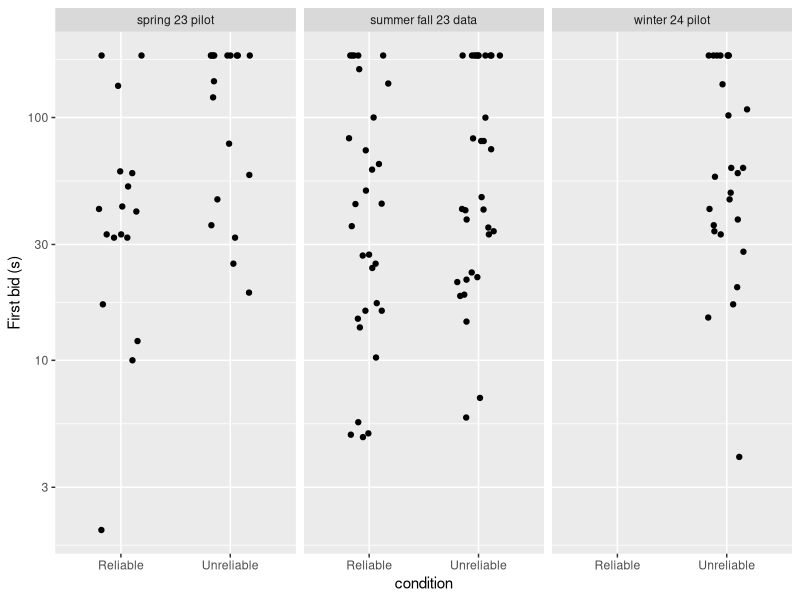
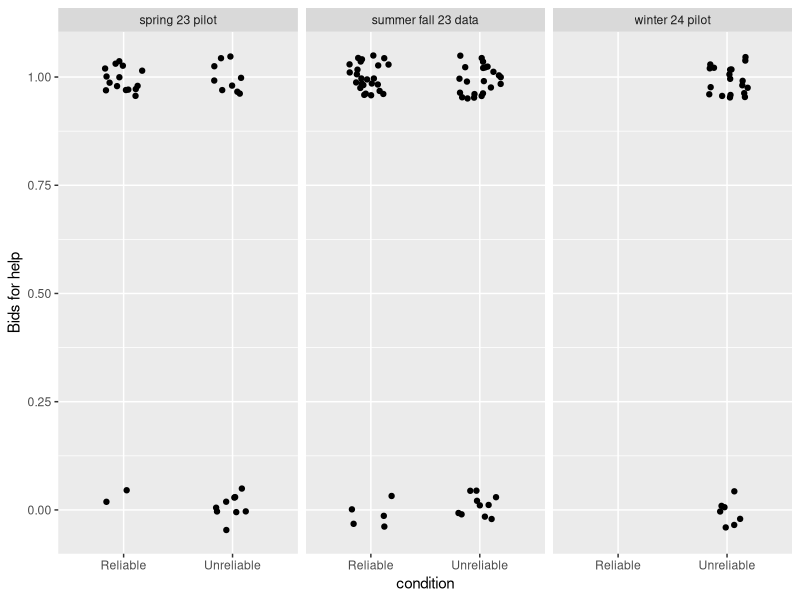
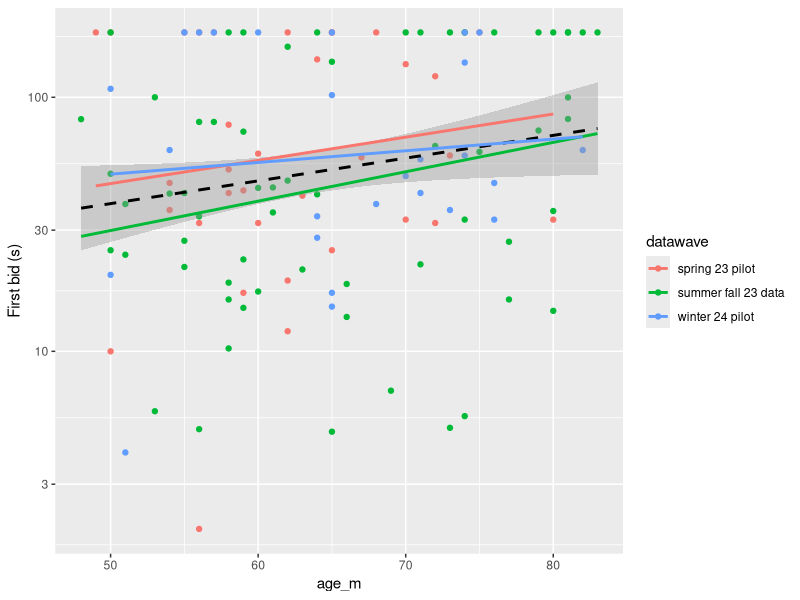
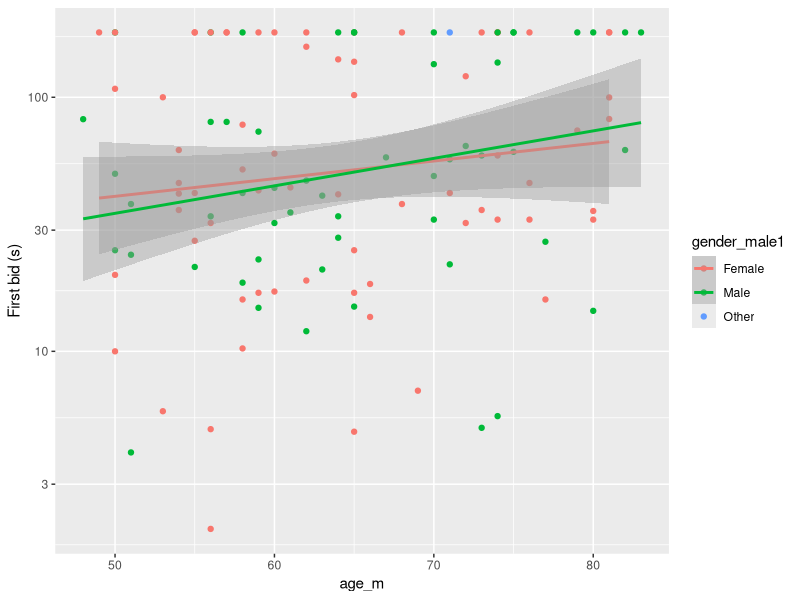

Write R code to recreate these figures, in order.
## ---- chunk 1
library(tidyverse)
library(here)
library(lme4)
## ---- chunk 2
d <- read_csv(here("study2","EALS_study2_concatenated_allwaves.csv"))
## ---- chunk 3
d |> 
  group_by(datawave, condition) |>
  summarise(mean_age = mean(age_m/12), 
            prop_male = mean(gender_male1 == "Male"), 
            n = n()) |>
  knitr::kable(digits = 2)
## ---- chunk 4
ggplot(d, aes(x = condition, y = first_bid_toy_s)) + 
  geom_jitter(height = 0, width = .2) + 
  stat_summary(fun.data = "mean_cl_boot", col = "red") + 
  facet_wrap(~datawave) +
  scale_y_log10() + 
  ylab("First bid (s)")
## ---- chunk 5
ggplot(d, aes(x = condition, y = bid_help_toy)) + 
  geom_jitter(height = .05, width = .2) + 
  stat_summary(fun.data = "mean_cl_boot", col = "red") + 
  facet_wrap(~datawave) +
  ylab("Bids for help")
## ---- chunk 6
ggplot(d, aes(x = age_m, y = first_bid_toy_s, col = datawave)) + 
  geom_point() + 
  geom_smooth(method = "lm", aes(group = 1), col = "black", lty = 2) + 
  geom_smooth(method = "lm", se = FALSE) + 
  scale_y_log10() + 
  ylab("First bid (s)")
## ---- chunk 7
ggplot(d, aes(x = age_m, y = first_bid_toy_s, col = gender_male1)) + 
  geom_point() + 
  geom_smooth(method = "lm", se = TRUE) + 
  scale_y_log10() + 
  ylab("First bid (s)")
## ---- chunk 8
summary(lm(log(first_bid_toy_s) ~ condition, 
             data = d))
## ---- chunk 9
summary(lm(log(first_bid_toy_s) ~ condition * age_m, 
             data = d))
## ---- chunk 10
summary(lmer(log(first_bid_toy_s) ~ condition + (condition | datawave), 
             data = d))
